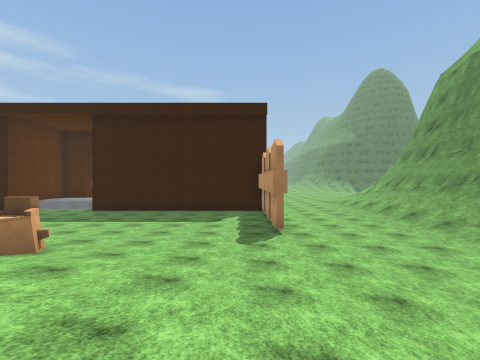
view 1 (above)

24 first-person views from a walk through a scene from a Unity 3-D project. The camera is 1.3 m above the floor, looks level and sees 90° across. The floor is counted in squares, 2 m on a side. Each view is taken from the middle of a square. On the plan, view 1 faces up. The plan holds only what a view shows up to about 9 squares ahead; the rest is blank. The place goes on beyond the plan. The player is left out. Door leaves are left out, so doorways stand open. Some surface patterns are stand-ins.

view 2
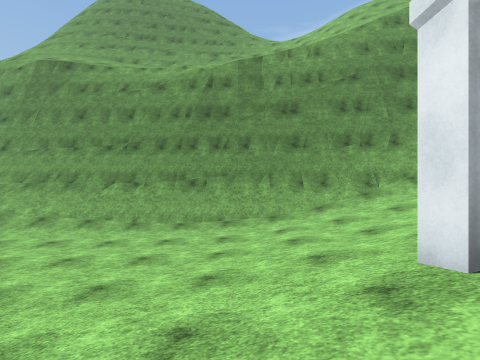

view 3
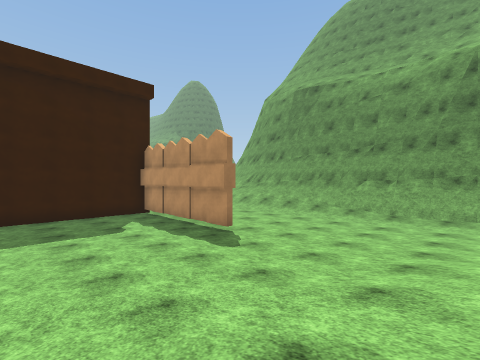

view 4
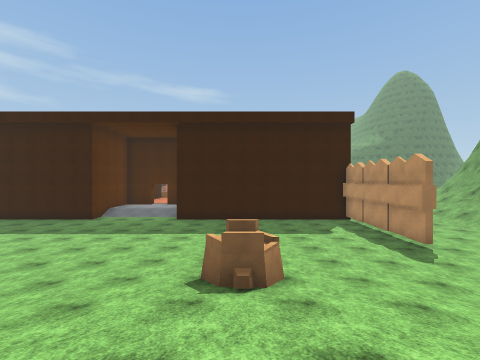

view 5
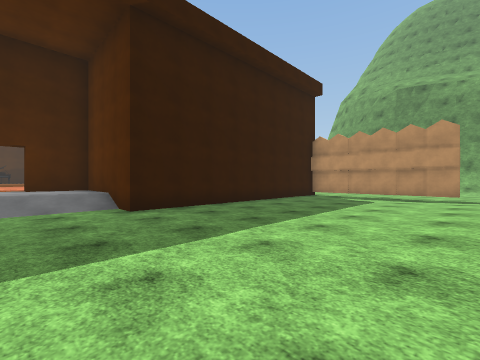

view 6
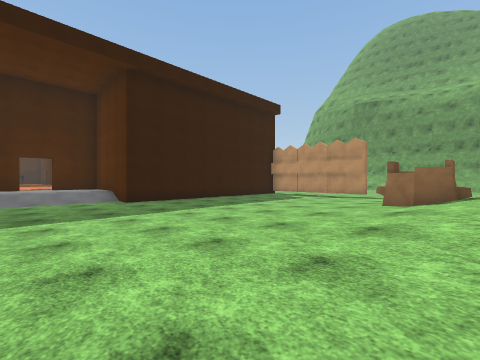

view 7
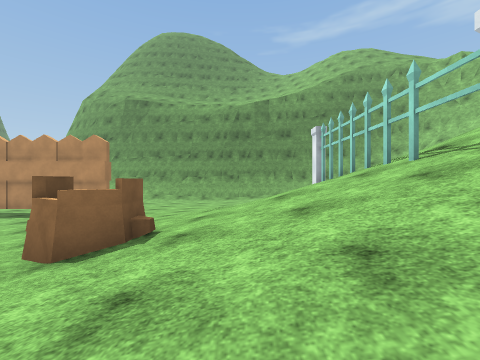

view 8
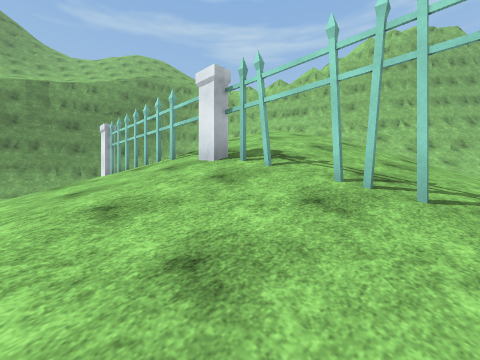

view 9
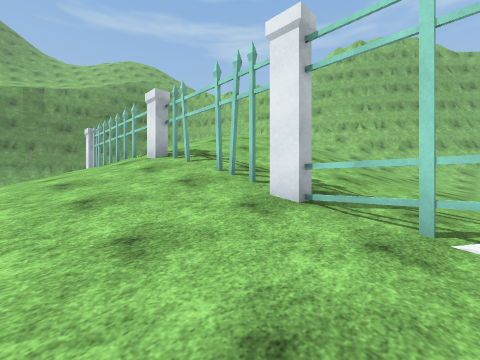

view 10
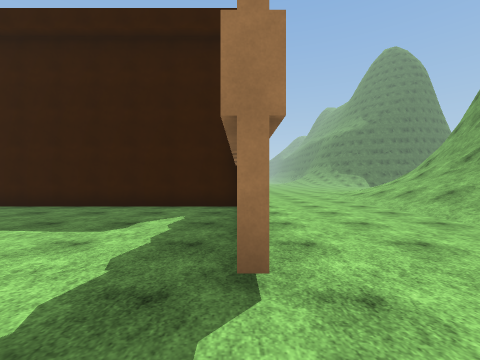

view 11
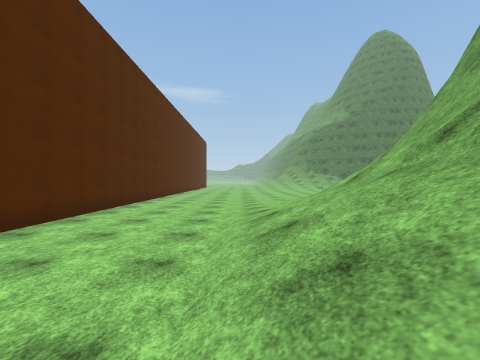

view 12
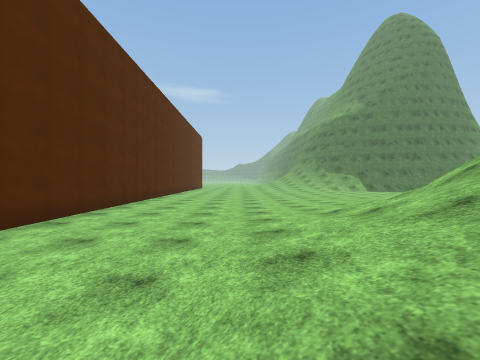

view 13
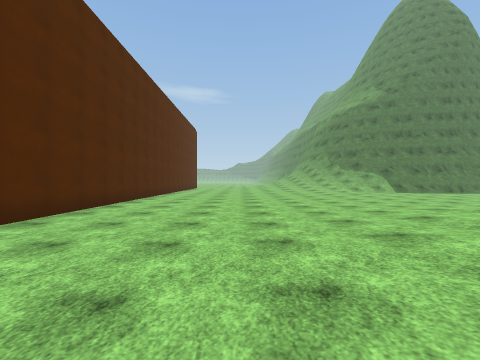

view 14
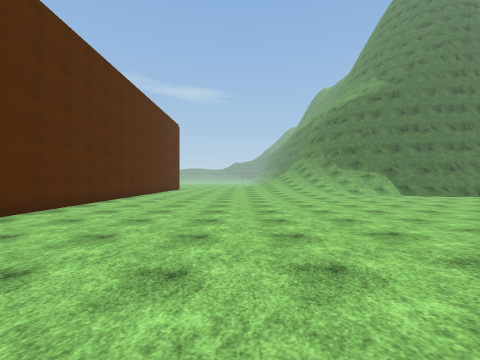

view 15
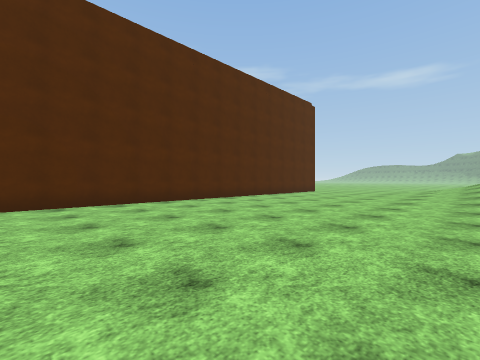

view 16
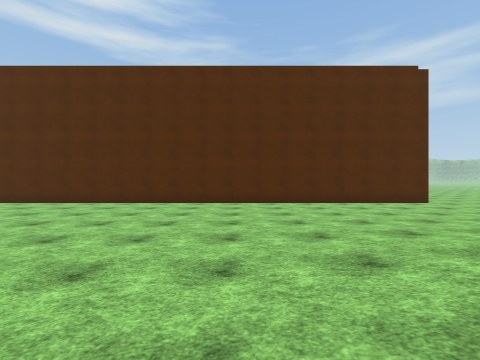

view 17
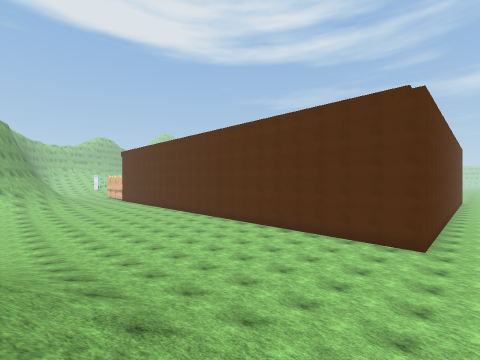

view 18
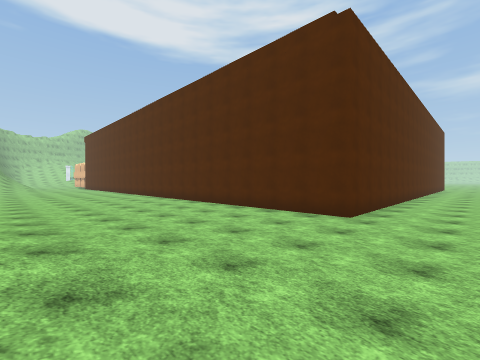

view 19
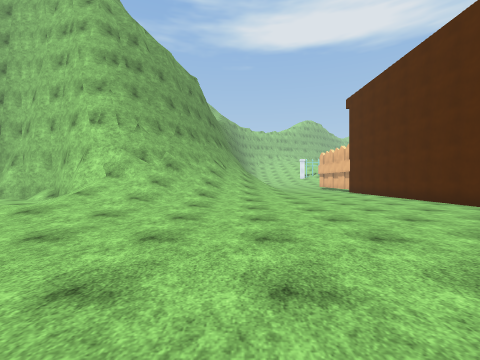

view 20
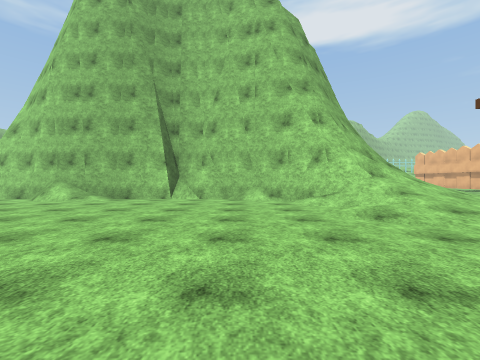

view 21
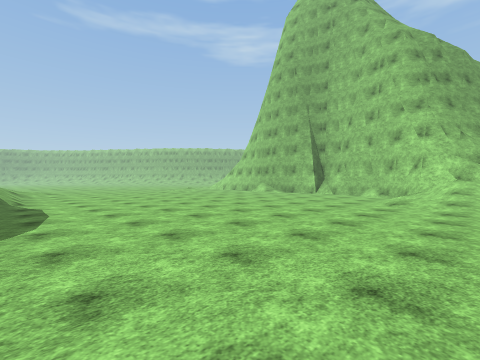

view 22
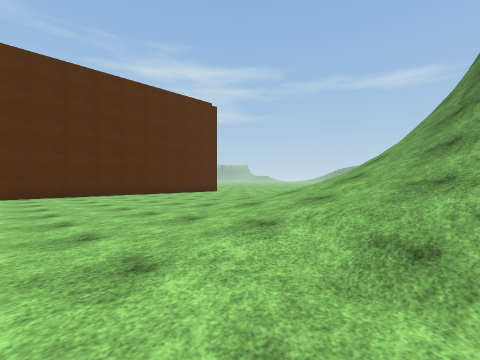

view 23
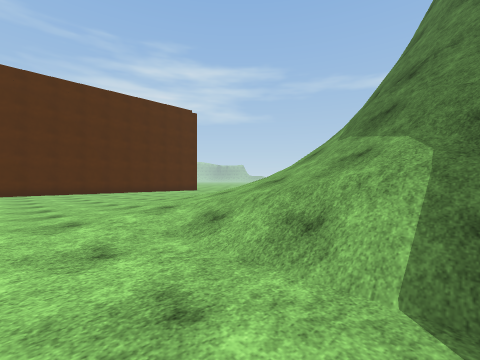

view 24
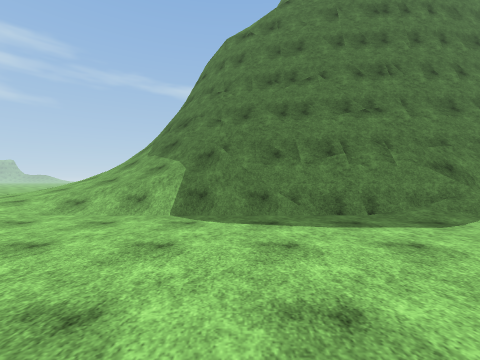

### Floor plan
Key: @ floor where view 1 was taken; # wall or solid block; . main floor; : floor 0.25 m higher than the main floor; + floor 0.5 m higher than the main floor; / step, stairs or slope; D open door; = window, fence, low wall or low ledge; O other object.
Columns run from 10 left of view 1 to 21 right of it. Each row starts with its distance up from view 1.
 38       ..........//
 37       ..........//  /
 36       ######..../////
 35            #..../////##
 34            #..../////=#
 33             ...../////##
 32            #.....//////##
 31            #......//////##
 30            #.......//////#######
 29            #.......///////###//
 28            #........./......////
 27            #....................
 26            #....................
 25            #...................
 24            #..................
 23            #.................
 22            #................
 21            #................
 20            #........///......
 19            #.......////.......
 18            #....../////........
 17            #....//////#.........
 16            #....////####/....//#
 15 #D##       #...////##  #########
 14 +++#       #...////#
 13 +++#       #...///##
 12 ///#########...///#
 11 ...........#...///#
 10 ...........#...// #
  9 ...........#...//##
  8 ...........#...//#
  7 ...........#...//#
  6 ...............//#
  5 ....//://......//#
  4 ..////O///...../##
  3 .///////////.../##
  2 /////////////../#
  1 ////////////////#
  0 //////////@/////#
 -1 //=#/#///##/////#
 -2 /////////    ///#

Positions as (right, up) in squares from view 1, and headings:
1: (0, 0), facing up
2: (-1, 1), facing right
3: (-3, 2), facing up-right
4: (-4, 0), facing up
5: (-9, 6), facing up-right
6: (-10, 3), facing up-right
7: (-7, 2), facing right
8: (-8, 2), facing down-right
9: (-10, 2), facing down-right
10: (1, 5), facing up
11: (5, 9), facing up
12: (5, 12), facing up
13: (5, 15), facing up
14: (6, 17), facing up
15: (8, 23), facing up-left
16: (10, 29), facing left
17: (10, 37), facing down-left
18: (7, 38), facing down-left
19: (7, 24), facing down
20: (14, 24), facing down
21: (10, 28), facing down-right
22: (12, 27), facing up-left
23: (14, 27), facing up-left
24: (15, 24), facing up
